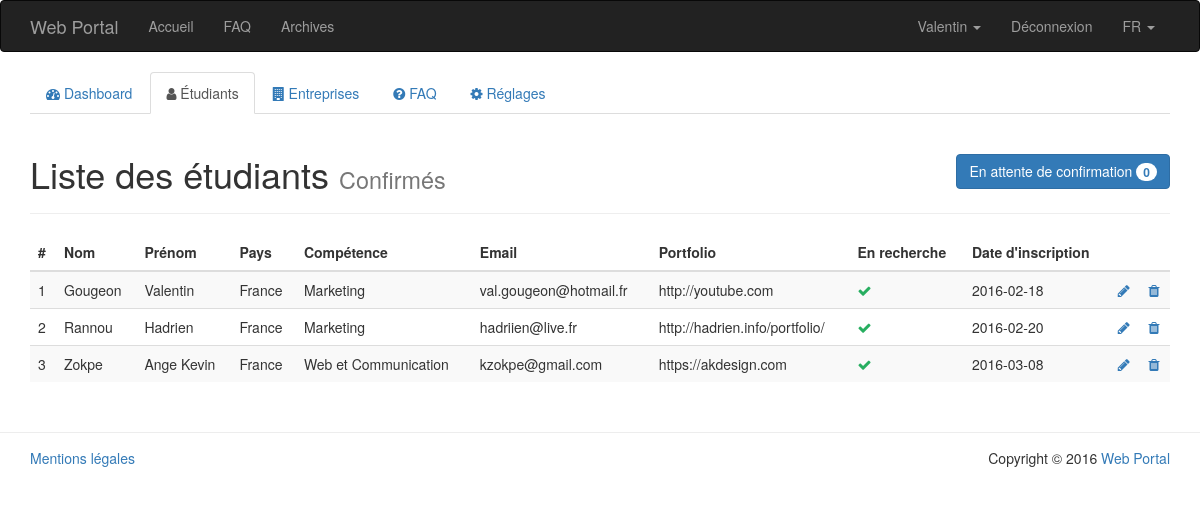
The page /PHP/public/index.php?page=admin/students-list (signed in) on the database its author committed.
### tables this page shows
CREATE TABLE `student` (
  `id` int(11) NOT NULL,
  `first_name` varchar(64) NOT NULL,
  `last_name` varchar(64) NOT NULL,
  `country` enum('France','Irlande') NOT NULL,
  `skill` int(11) NOT NULL,
  `email` varchar(64) NOT NULL,
  `password` varchar(64) NOT NULL,
  `cv` varchar(128) NOT NULL,
  `portfolio` varchar(128) NOT NULL,
  `admin` tinyint(1) NOT NULL DEFAULT '0',
  `available` tinyint(1) NOT NULL DEFAULT '1',
  `activated` tinyint(1) NOT NULL,
  `register_date` date NOT NULL
);

CREATE TABLE `skill` (
  `id` int(11) NOT NULL,
  `name` varchar(64) NOT NULL
);

### PHP/app/model/Student.class.php (called while the page is built, shortened)
<?php
	class Student {
		public function __get($nom){
			return $this->$nom;
		}
		public static function getStudentById($id) {
			$db = PDOConnexion::getInstance();
			$sql = 'SELECT * FROM student WHERE id = :id';
			$sth = $db->prepare($sql);
			$sth->setFetchMode(PDO::FETCH_CLASS|PDO::FETCH_PROPS_LATE, 'Student');
			$sth->execute(array(
				':id' => $id
			));
			return $sth->fetch();
		}
		public static function getActivatedStudents($activated = true) {
			$db = PDOConnexion::getInstance();
			$sql = ($activated == true) ? 'SELECT * FROM student WHERE activated' : 'SELECT * FROM student WHERE !activated';
			$sth = $db->prepare($sql);
			$sth->setFetchMode(PDO::FETCH_CLASS|PDO::FETCH_PROPS_LATE, 'Student');
			$sth->execute();
			return $sth->fetchAll();
		}
	}
?>

### PHP/app/model/Skill.class.php (called while the page is built, shortened)
<?php
	class Skill {
		public function __get($nom){
			return $this->$nom;
		}
		public static function getSkillById($id) {
			$db = PDOConnexion::getInstance();
			$sql = 'SELECT * FROM skill WHERE id = :id';
			$sth = $db->prepare($sql);
			$sth->setFetchMode(PDO::FETCH_CLASS|PDO::FETCH_PROPS_LATE, 'Skill');
			$sth->execute(array(
				':id' => $id
			));
			return $sth->fetch();
		}
	}
?>

### PHP/app/view/admin/students-list.php (the view, shortened to what this page needs)
<?php
	$type = htmlentities($_GET['type']);
?>
<div class="col-md-12">
	<div class="page-header">
		<h1>
			Liste des étudiants
			<?php
				if ($type == 'awaiting') {
					echo '<small>En attente d\'activation</small>';
					echo '<a href="index.php?page=admin/students-list&amp;type=activated" class="btn btn-primary pull-right">Voir les étudiants confirmés <span class="badge">' . count(Student::getActivatedStudents(true)) . '</span></a>';
				}
				else {
					echo '<small>Confirmés</small>';
					echo '<a href="index.php?page=admin/students-list&amp;type=awaiting" class="btn btn-primary pull-right">En attente de confirmation <span class="badge">' . count(Student::getActivatedStudents(false)) . '</span></a>';
				}
			?>
		</h1>
	</div>
	<?php
		if ($type == 'activated') :
			if (Student::getActivatedStudents(true)) :
	?>
		<table class="table table-striped">
			<thead>
				<tr>
					<th>#</th>
					<th>Nom</th>
					<th>Prénom</th>
					<th>Pays</th>
					<th>Compétence</th>
					<th>Email</th>
					<th>Portfolio</th>
					<th>En recherche</th>
					<th>Date d'inscription</th>
					<th></th>
					<th></th>
				</tr>
			</thead>
			<?php
				foreach (Student::getActivatedStudents(true) as $student) {
					echo '<tr>';
						echo '<td>' . $student->id . '</td>';
						echo '<td>' . $student->last_name . '</td>';
						echo '<td>' . $student->first_name . '</td>';
						echo '<td>' . $student->country . '</td>';
						echo '<td>' . Skill::getSkillById($student->skill)->name . '</td>';
						echo '<td>' . $student->email . '</td>';
						echo '<td>' . $student->portfolio . '</td>';
						if ($student->available) {
							echo '<td><i class="fa fa-check" style="color: #27ae60;"></i></td>';
						}
						else {
							echo '<td><i class="fa fa-times" style="color: #c0392b;"></i></td>';
						}
						echo '<td>' . $student->register_date . '</td>';
						echo '<td><a href="index.php?page=admin/student-edit&amp;id=' . $student->id . '"><i class="fa fa-pencil" data-toggle="tooltip" title="Modifier"></i></a></td>';
						echo '<td><a href="#"><i class="fa fa-trash" data-toggle="tooltip" title="Supprimer"></i></a></td>';
					echo '</tr>';
				}
			?>
		</table>
	<?php
			else:
				echo 'Aucun étudiant n\'a été confirmé.';
			endif;
		endif;
	?>
</div>

### PHP/app/view/admin/header.php (shortened to what this page needs)
<!DOCTYPE html>
<html lang="fr">
	<head>
		<link href="css/bootstrap.min.css" rel="stylesheet">
		<link href="https://maxcdn.bootstrapcdn.com/font-awesome/4.5.0/css/font-awesome.min.css" rel="stylesheet">
	</head>
	<body>
		<nav class="navbar navbar-inverse">
			<div class="container">
				<div class="navbar-header">
					<a class="navbar-brand" href="index.php?page=home"><?php echo App::$siteTitle; ?></a>
				</div>
				<div id="navbar" class="collapse navbar-collapse">
					<ul class="nav navbar-nav">
						<li<?php App::isCurrentPage('home'); ?>><a href="index.php?page=home">Accueil</a></li>
						<li<?php App::isCurrentPage('faq'); ?>><a href="index.php?page=faq">FAQ</a></li>
						<li<?php App::isCurrentPage('archives'); ?>><a href="index.php?page=archives">Archives</a></li>
					</ul>
					<ul class="nav navbar-nav navbar-right">
						<?php if (App::isLogged()) : ?>
							<?php $member = App::getMember(); ?>
							<?php if (get_class($member) == 'Student') : ?>
								<li class="dropdown">
									<a id="student-dropdown" href="#" class="dropdown-toggle" data-toggle="dropdown" role="button" aria-haspopup="true" aria-expanded="false">
										<?php echo $member->first_name; ?>
										<span class="caret"></span>
									</a>
								</li>
							<?php endif; ?>
							<li><a href="index.php?page=signout">Déconnexion</a></li>
						<?php endif; ?>
						<li class="dropdown">
							<a id="lang-dropdown" href="#" class="dropdown-toggle" data-toggle="dropdown" role="button" aria-haspopup="true" aria-expanded="false">
								FR
								<span class="caret"></span>
							</a>
						</li>
                    </ul>
				</div>
			</div>
		</nav>
		<div class="container">
			<div class="row">
				<div class="col-md-12">
					<ul class="nav nav-tabs">
						<li role="presentation"<?php App::isCurrentPage('admin/home'); ?>><a href="index.php?page=admin/home"><i class="fa fa-tachometer"></i> Dashboard</a></li>
						<li role="presentation"><a href="index.php?page=admin/students-list"><i class="fa fa-user"></i> Étudiants</a></li>
						<li role="presentation"<?php App::isCurrentPage('admin/companies-list'); ?>><a href="index.php?page=admin/companies-list"><i class="fa fa-building"></i> Entreprises</a></li>
						<li role="presentation"<?php App::isCurrentPage('admin/faq-list'); ?>><a href="index.php?page=admin/faq-list"><i class="fa fa-question-circle"></i> FAQ</a></li>
						<li role="presentation"<?php App::isCurrentPage('admin/settings'); ?>><a href="index.php?page=admin/settings"><i class="fa fa-cog"></i> Réglages</a></li>
					</ul>
				</div>
			</div>
			<div class="row">

### rows shown on the page
student: first_name "Valentin", id "1", last_name "Gougeon", country "France", skill.name "Marketing", email "val.gougeon@hotmail.fr", portfolio "http://youtube.com", available 1 (drawn), register_date "2016-02-18"
student: id "2", last_name "Rannou", first_name "Hadrien", country "France", skill.name "Marketing", email "hadriien@live.fr", portfolio "http://hadrien.info/portfolio/", available 1 (drawn), register_date "2016-02-20"
student: id "3", last_name "Zokpe", first_name "Ange Kevin", country "France", skill.name "Web et Communication", email "kzokpe@gmail.com", portfolio "https://akdesign.com", available 1 (drawn), register_date "2016-03-08"

### other values the page prints
App::$siteTitle "Web Portal"
count(Student::getActivatedStudents(false)) "0"
